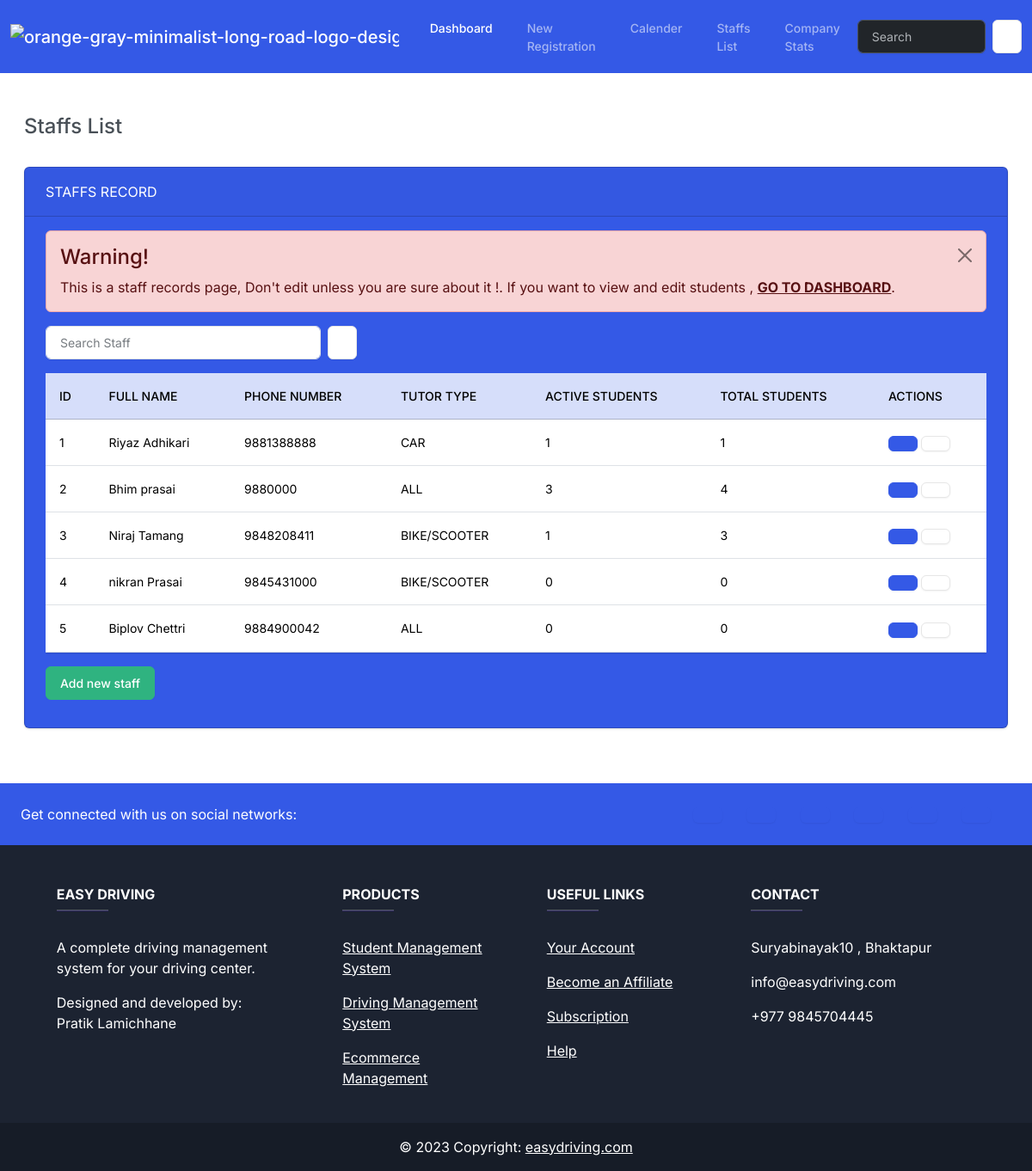
The page /staffs/ on the database as committed earlier.
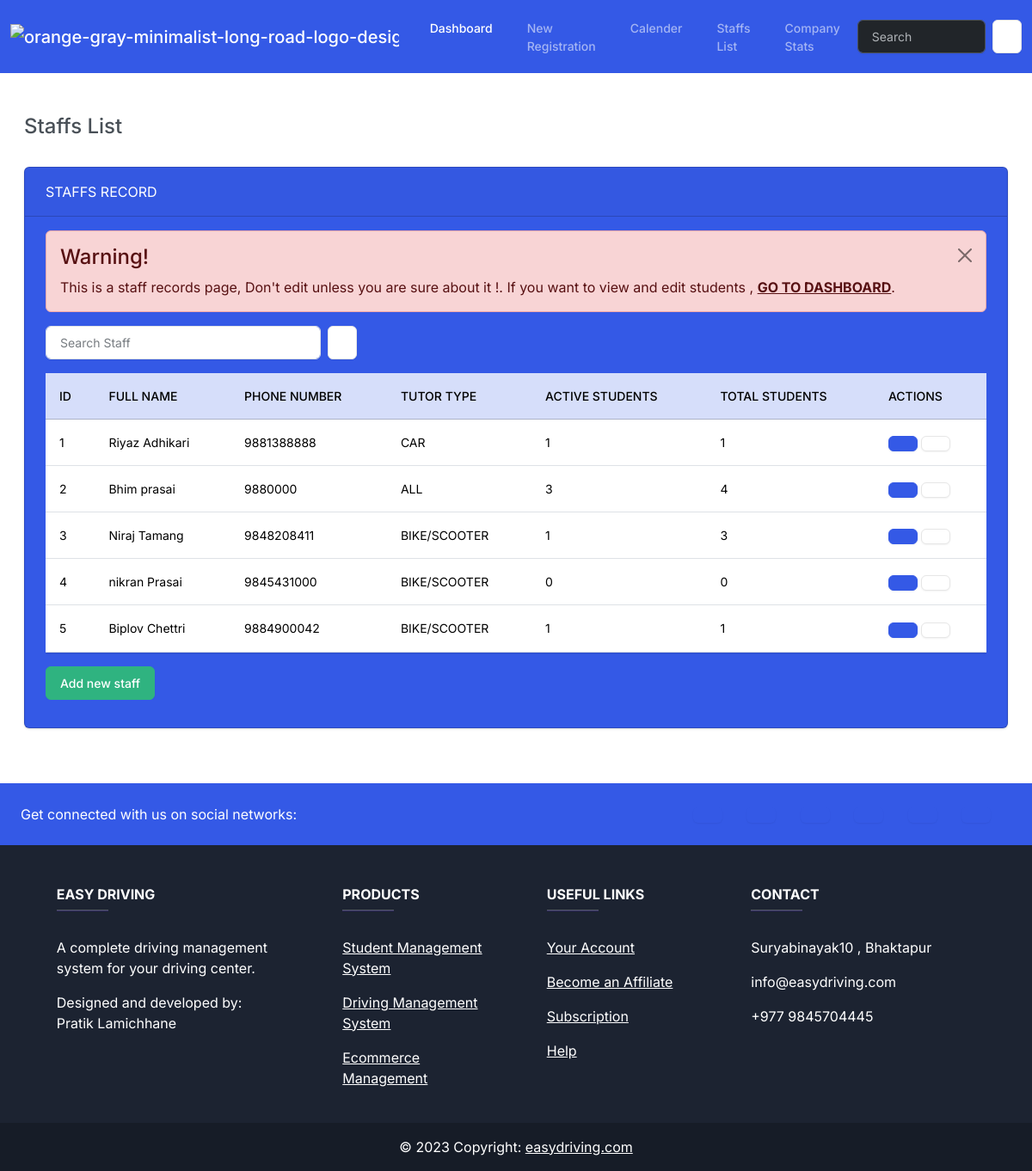
The same page on the database as committed later.
### management/models.py (models this page shows, shortened)
class Staffs(models.Model):
    staff_id = models.AutoField (primary_key=True)
    staff_name = models.CharField(max_length=100)
    phone_number = models.IntegerField()
    tutor_type = models.CharField(max_length=50,
                  choices= TUTOR_TYPE,
                  default="BIKE/SCOOTER")

### management/views.py (the view)
# urls.py: path("staffs/" , views.staffs , name="staffs" ),
def staffs(request):
    staff_members = Staffs.objects.all()
    for staff in staff_members:
        active_students_count = staff.students_assigned.filter(
            enrollment_status='ACTIVE'
        ).count()
        total_students_count = staff.students_assigned.count()
        staff.active_students_count = active_students_count
        staff.total_students_count = total_students_count
    return render(request, 'management/staffs.html', {
        'staffs': staff_members
    })

### management/templates/management/staffs.html (shortened to what this page needs)
{% extends "management/base.html" %}
{% block body %}
<div class="container-fluid">
    <h4 class="m-3 mt-5"> Staffs List</h4>
    <div class="row">
      <div class="col-12">
        {% if staffs %}
        <div class="card text-white bg-primary m-3" bis_skin_checked="1">
          <div class="card-header" bis_skin_checked="1"> STAFFS RECORD</div>
          <div class="card-body" bis_skin_checked="1">
            <div class="alert alert-dismissible alert-danger " bis_skin_checked="1">
              <button type="button" class="btn-close" data-bs-dismiss="alert"></button>
              <h4 class="alert-heading">Warning!</h4>
              <p class="mb-0">This is a staff records page, Don't edit unless you are sure about it !. If you want to view and edit students , <a href="{% url "index" %}" class="alert-link">GO TO DASHBOARD</a>.</p>
            </div>
            <form class="d-flex">
              <input class="form-control me-sm-2" style="max-width: 20rem;" type="search" placeholder="Search Staff">
              <button class="btn btn-secondary my-2 my-sm-0" type="submit"></button>
            </form>
            <p class="card-text">
              <div class="table-responsive">
              <table class="table table-hover">
                <thead>
                  <tr class="table-primary">
                    <th scope="col">ID</th>
                    <th scope="col">Full Name</th>
                    <th scope="col">Phone Number</th>
                    <th scope="col">Tutor Type</th>
                    <th scope="col">Active Students</th>
                    <th scope="col">Total Students</th>
                    <th scope="col">Actions</th>
                  </tr>
                </thead>
               {% for staff in staffs %}
               <tr>
                <td>{{ staff.staff_id }}</td>
                <td>{{ staff.staff_name }}</td>
                <td>{{ staff.phone_number }}</td>
                <td>{{ staff.tutor_type }}</td>
                <td>{{staff.active_students_count}}</td>
                <td>{{staff.total_students_count}}</td>
                <td><a type="button" class="btn btn-primary" href="{% url 'view_staff' staff.staff_id%}" data-bs-toggle="modal" data-bs-target="#mymodal{{staff.staff_id}}"
                  ></a>
                  <a class="btn btn-secondary"href=" {% url "staff_students" staff.staff_id %}"></a>
                </td>
               </tr>
               {% endfor %}
              </table>
              <a class="btn btn-success" href="{% url "addstaff" %}">Add new staff</a>
            </div>
            </p>
          </div>
        {% endif %}
        </div>
      </div>
    </div>
  </div>
{% endblock body %}

Rows that differ between the two databases and show on the page:
changed Staffs "Biplov Chettri": tutor_type "ALL" → "BIKE/SCOOTER"; active_students_count "0" → "1"; total_students_count "0" → "1"
